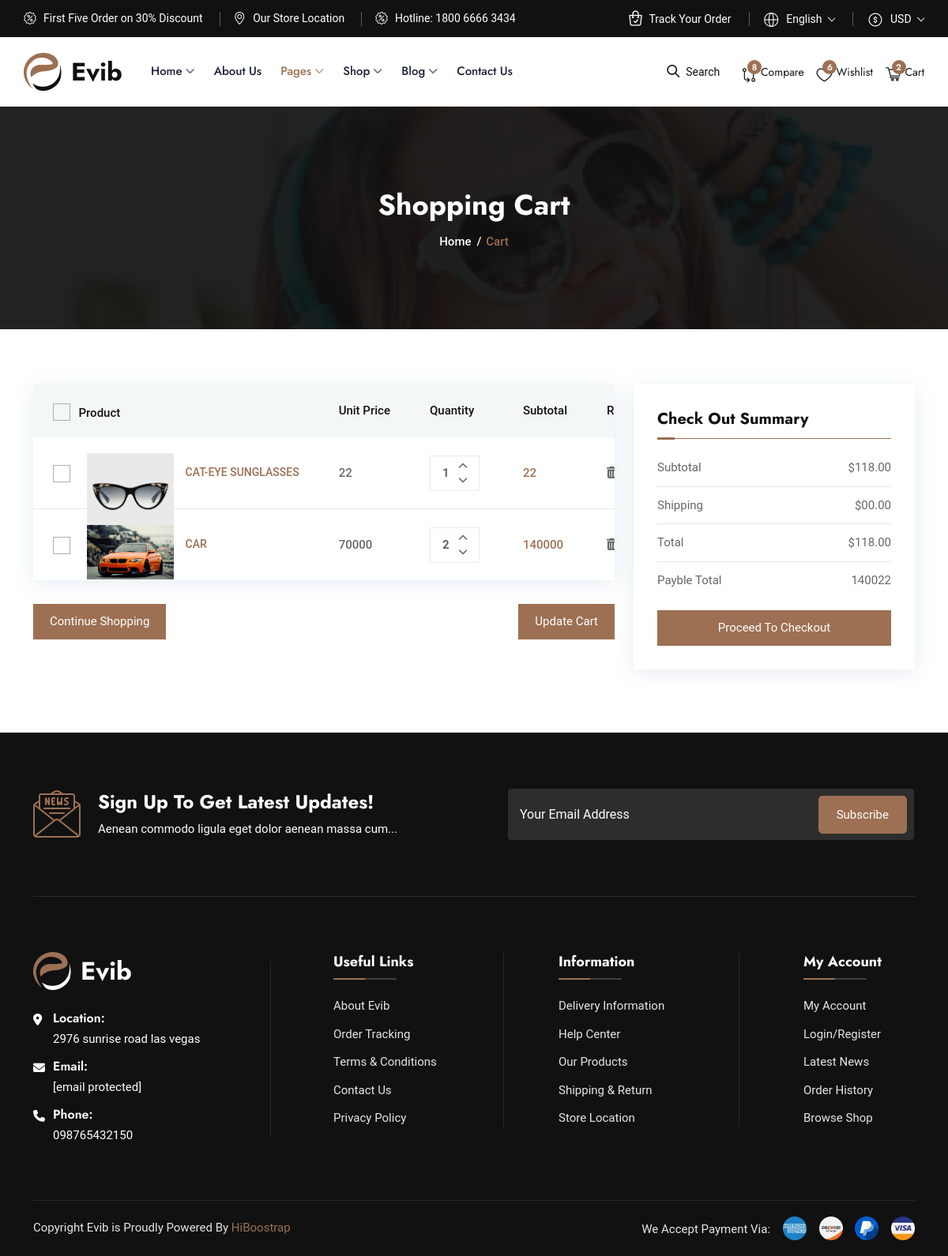
The page /view_cart (signed in) on the database its author committed.
### app_buyer/models.py (models this page shows, shortened)
class Cart(models.Model):
    product = models.ForeignKey(Add_Product,on_delete=models.CASCADE)
    user = models.ForeignKey(User,on_delete=models.CASCADE)
    quantity = models.IntegerField(default=0)
    total = models.IntegerField(default=0)

### app_seller/models.py (models this page shows, shortened)
class Add_Product(models.Model):
    pname=models.CharField(max_length=50)
    price = models.CharField(max_length=5)
    description= models.CharField(max_length=250)
    image = models.FileField(upload_to='pimage/',default="ghughu")
    seller = models.ForeignKey(seller_user,on_delete=models.CASCADE)

### app_buyer/views.py (the view)
# urls.py: path('view_cart',views.view_cart,name="view_cart"),
def view_cart(request):
    try:
        request.session['email']
        session_user_data = User.objects.get(email=request.session['email'])
        user_data=User.objects.get(email=request.session['email'])
        user_data = User.objects.get(email=request.session['email'])
        total_cart = Cart.objects.filter(user=user_data)
        final_total=0
        for i in total_cart:
            final_total+=i.total
        return render(request,"cart.html",{"total_cart":total_cart,"final_total":final_total,"session_user_data":session_user_data})
    except:
        return render(request,"index.html")

### app_buyer/templates/cart.html (shortened to what this page needs)
{% extends 'header_footer.html' %} {% load static%} {% block content %}
<div class="page-banner-area bg-1">
    <div class="container">
        <div class="page-banner-content">
            <h1>Shopping Cart</h1>
            <ul>
                <li><a href="index.html">Home</a></li>
                <li>Cart</li>
            </ul>
        </div>
    </div>
</div>
<div class="cart-area pt-70 pb-45">
    <div class="container">
        <div class="row">
            <div class="col-lg-8">
                <div class="cart-table table table-responsive">
                    <table class="table">
                        <thead>
                            <tr>
                                <th scope="col">
                                    <div class="form-check">
                                        <input class="form-check-input" type="checkbox" value="" id="productCheck1">
                                        <label class="form-check-label" for="productCheck1">
Product
</label>
                                    </div>
                                </th>
                                <th scope="col">Unit Price</th>
                                <th scope="col">Quantity</th>
                                <th scope="col">Subtotal</th>
                                <th scope="col">Remove</th>
                            </tr>
                        </thead>
                        <tbody>
                            {% for i in total_cart %}
                            <tr>
                                <td class="image-and-content d-flex align-items-center">
                                    <div class="form-check">
                                        <input class="form-check-input" type="checkbox" value="" id="productCheck2">
                                    </div>
                                    <div class="products-image">
                                        <a href="{{i.product.image.url}}"><img src="{{i.product.image.url}}" alt="image"></a>
                                    </div>
                                    <div class="products-content">
                                        <span class="in-stock">{{i.product.pname}}</span>
                                    </div>
                                </td>
                                <td class="price">{{i.product.price}}</td>
                                <td class="quantity">
                                    <div class="input-counter">
                                        <span class="minus-btn"><i class="fa-solid fa-chevron-down"></i></span>
                                        <input type="text" min="1" value={{i.quantity}}>
                                        <span class="plus-btn"><i class="fa-solid fa-chevron-up"></i></span>
                                    </div>
                                </td>
                                <td class="total">{{i.total}} </td>
                                <td class="remove">
                                    <a href="#">
                                        <i class="fa-solid fa-trash-can"></i>
                                    </a>
                                </td>
                            </tr>
                            {% endfor %}
                        </tbody>
                    </table>
                </div>
                <ul class="cart-btn-list d-flex justify-content-between">
                    <li>
                        <button class="default-btn style5">Continue Shopping</button>
                    </li>
                    <li>
                        <button class="default-btn style5">Update Cart</button>
                    </li>
                </ul>
            </div>
            <div class="col-lg-4">
                <div class="check-out-summary">
                    <h3>Check Out Summary</h3>
                    <ul>
                        <li>Subtotal <span>$118.00</span></li>
                        <li>Shipping <span>$00.00</span></li>
                        <li>Total <span>$118.00</span></li>
                        <li>Payble Total <span>{{final_total}}</span></li>
                    </ul>
                    <button id="pay-btn" class="default-btn style5">Proceed To Checkout</button>
                </div>
            </div>
        </div>
    </div>
</div>
{% endblock %}

### app_buyer/static/assets/css/banner.css (style rules this page uses)
.page-banner-area { background-size:cover;background-position:center center;background-repeat:no-repeat;padding-top:100px;padding-bottom:100px;position:relative;z-index:1 }
.page-banner-area::before { position:absolute;content:"";height:100%;width:100%;left:0;top:0;background-color:var(--headingColor);opacity:.92;z-index:-1 }
.page-banner-area.bg-1 { background-image:url(../images/banner/banner-bg-5.webp) }
.page-banner-content { text-align:center }
.page-banner-content h1 { font-size:36px;margin-bottom:10px;color:var(--whiteColor) }
.page-banner-content ul { padding-left:0;margin-bottom:0 }
.page-banner-content ul li { display:inline-block;font-weight:500;color:var(--mainColor);margin-right:15px;position:relative }
.page-banner-content ul li::before { position:absolute;content:"/";color:var(--whiteColor);right:-13px }
.page-banner-content ul li:last-child { margin-right:0 }
.page-banner-content ul li:last-child::before { display:none }
.page-banner-content ul li a { color:var(--whiteColor);transition:var(--transition) }

### app_buyer/static/assets/css/responsive.css (style rules this page uses)
@media only screen and (min-width:1200px) and (max-width:1399px) { body { font-size:15px } }
@media only screen and (min-width:1200px) and (max-width:1399px) { .default-btn { font-size:15px;font-weight:400;padding:10px 20px } }

### rows shown on the page
Cart: product.image (picture), product.pname "CAT-EYE SUNGLASSES", product.price "22", quantity "1", total "22"
Cart: product.image (picture), product.pname "CAR", product.price "70000", quantity "2", total "140000"

### other values the page prints
{{ final_total }} "140022"
